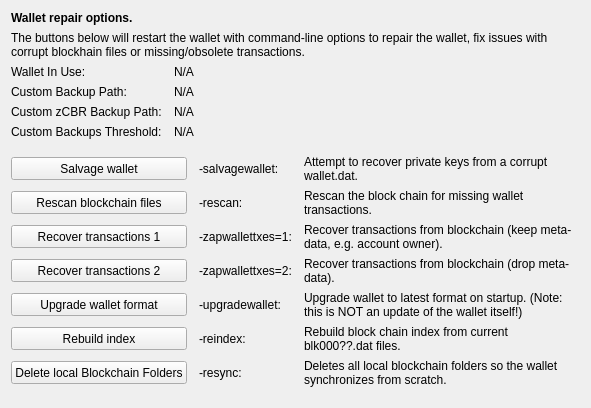
     <widget class="QWidget" name="tab_repair">
      <attribute name="title">
       <string>&amp;Wallet Repair</string>
      </attribute>
      <layout class="QGridLayout" name="gridLayout_4" columnstretch="0,0,0,0">
       <property name="horizontalSpacing">
        <number>12</number>
       </property>
       <item row="0" column="0" colspan="4">
        <widget class="QLabel" name="label_repair_header">
         <property name="font">
          <font>
           <weight>75</weight>
           <bold>true</bold>
          </font>
         </property>
         <property name="text">
          <string>Wallet repair options.</string>
         </property>
        </widget>
       </item>
       <item row="1" column="0" colspan="4">
        <widget class="QLabel" name="label_repair_helptext">
         <property name="font">
          <font>
           <weight>50</weight>
           <bold>false</bold>
          </font>
         </property>
         <property name="text">
          <string>The buttons below will restart the wallet with command-line options to repair the wallet, fix issues with corrupt blockhain files or missing/obsolete transactions.</string>
         </property>
         <property name="wordWrap">
          <bool>true</bool>
         </property>
        </widget>
       </item>
       <item row="2" column="0">
        <widget class="QLabel" name="wallet_path_label">
         <property name="text">
          <string>Wallet In Use:</string>
         </property>
        </widget>
       </item>
       <item row="2" column="1" colspan="3">
        <widget class="QLabel" name="wallet_path">
         <property name="cursor">
          <cursorShape>IBeamCursor</cursorShape>
         </property>
         <property name="text">
          <string>N/A</string>
         </property>
         <property name="textFormat">
          <enum>Qt::PlainText</enum>
         </property>
         <property name="textInteractionFlags">
          <set>Qt::LinksAccessibleByMouse|Qt::TextSelectableByKeyboard|Qt::TextSelectableByMouse</set>
         </property>
        </widget>
       </item>
       <item row="3" column="0">
        <widget class="QLabel" name="wallet_custombackuppath_label">
         <property name="text">
          <string>Custom Backup Path:</string>
         </property>
         <property name="visible">
          <bool>false</bool>
         </property>
        </widget>
       </item>
       <item row="3" column="1" colspan="3">
        <widget class="QLabel" name="wallet_custombackuppath">
         <property name="cursor">
          <cursorShape>IBeamCursor</cursorShape>
         </property>
         <property name="text">
          <string>N/A</string>
         </property>
         <property name="textFormat">
          <enum>Qt::PlainText</enum>
         </property>
         <property name="textInteractionFlags">
          <set>Qt::LinksAccessibleByMouse|Qt::TextSelectableByKeyboard|Qt::TextSelectableByMouse</set>
         </property>
         <property name="visible">
          <bool>false</bool>
         </property>
        </widget>
       </item>
       <item row="4" column="0">
        <widget class="QLabel" name="wallet_customzcbrbackuppath_label">
         <property name="text">
          <string>Custom zCBR Backup Path:</string>
         </property>
         <property name="visible">
          <bool>false</bool>
         </property>
        </widget>
       </item>
       <item row="4" column="1" colspan="3">
        <widget class="QLabel" name="wallet_customzcbrbackuppath">
         <property name="cursor">
          <cursorShape>IBeamCursor</cursorShape>
         </property>
         <property name="text">
          <string>N/A</string>
         </property>
         <property name="textFormat">
          <enum>Qt::PlainText</enum>
         </property>
         <property name="textInteractionFlags">
          <set>Qt::LinksAccessibleByMouse|Qt::TextSelectableByKeyboard|Qt::TextSelectableByMouse</set>
         </property>
         <property name="visible">
          <bool>false</bool>
         </property>
        </widget>
       </item>
       <item row="5" column="0">
        <widget class="QLabel" name="wallet_custombackupthreshold_label">
         <property name="text">
          <string>Custom Backups Threshold:</string>
         </property>
         <property name="visible">
          <bool>false</bool>
         </property>
        </widget>
       </item>
       <item row="5" column="1" colspan="3">
        <widget class="QLabel" name="wallet_custombackupthreshold">
         <property name="cursor">
          <cursorShape>IBeamCursor</cursorShape>
         </property>
         <property name="text">
          <string>N/A</string>
         </property>
         <property name="textFormat">
          <enum>Qt::PlainText</enum>
         </property>
         <property name="textInteractionFlags">
          <set>Qt::LinksAccessibleByMouse|Qt::TextSelectableByKeyboard|Qt::TextSelectableByMouse</set>
         </property>
         <property name="visible">
          <bool>false</bool>
         </property>
        </widget>
       </item>
       <item row="6" column="0">
        <spacer name="verticalSpacer_repair1">
         <property name="orientation">
          <enum>Qt::Vertical</enum>
         </property>
         <property name="sizeHint" stdset="0">
          <size>
           <width>10</width>
           <height>10</height>
          </size>
         </property>
        </spacer>
       </item>
       <item row="7" column="0" colspan="2">
        <widget class="QPushButton" name="btn_salvagewallet">
         <property name="minimumSize">
          <size>
           <width>100</width>
           <height>23</height>
          </size>
         </property>
         <property name="text">
          <string>Salvage wallet</string>
         </property>
        </widget>
       </item>
       <item row="7" column="2">
        <widget class="QLabel" name="label_repair_salvage_command">
         <property name="text">
          <string notr="true">-salvagewallet:</string>
         </property>
        </widget>
       </item>
       <item row="7" column="3">
        <widget class="QLabel" name="label_repair_salvage">
         <property name="text">
          <string>Attempt to recover private keys from a corrupt wallet.dat.</string>
         </property>
         <property name="wordWrap">
          <bool>true</bool>
         </property>
        </widget>
       </item>
       <item row="8" column="0" colspan="2">
        <widget class="QPushButton" name="btn_rescan">
         <property name="minimumSize">
          <size>
           <width>100</width>
           <height>23</height>
          </size>
         </property>
         <property name="text">
          <string>Rescan blockchain files</string>
         </property>
        </widget>
       </item>
       <item row="8" column="2">
        <widget class="QLabel" name="label_repair_rescan_command">
         <property name="text">
          <string notr="true">-rescan:</string>
         </property>
        </widget>
       </item>
       <item row="8" column="3">
        <widget class="QLabel" name="label_repair_rescan">
         <property name="text">
          <string>Rescan the block chain for missing wallet transactions.</string>
         </property>
         <property name="wordWrap">
          <bool>true</bool>
         </property>
        </widget>
       </item>
       <item row="9" column="0" colspan="2">
        <widget class="QPushButton" name="btn_zapwallettxes1">
         <property name="minimumSize">
          <size>
           <width>100</width>
           <height>23</height>
          </size>
         </property>
         <property name="text">
          <string>Recover transactions 1</string>
         </property>
        </widget>
       </item>
       <item row="9" column="2">
        <widget class="QLabel" name="label_repair_zap1_command">
         <property name="text">
          <string notr="true">-zapwallettxes=1:</string>
         </property>
        </widget>
       </item>
       <item row="9" column="3">
        <widget class="QLabel" name="label_repair_zap1">
         <property name="text">
          <string>Recover transactions from blockchain (keep meta-data, e.g. account owner).</string>
         </property>
         <property name="wordWrap">
          <bool>true</bool>
         </property>
        </widget>
       </item>
       <item row="10" column="0" colspan="2">
        <widget class="QPushButton" name="btn_zapwallettxes2">
         <property name="minimumSize">
          <size>
           <width>100</width>
           <height>23</height>
          </size>
         </property>
         <property name="text">
          <string>Recover transactions 2</string>
         </property>
        </widget>
       </item>
       <item row="10" column="2">
        <widget class="QLabel" name="label_repair_zap2_command">
         <property name="text">
          <string notr="true">-zapwallettxes=2:</string>
         </property>
        </widget>
       </item>
       <item row="10" column="3">
        <widget class="QLabel" name="label_repair_zap2">
         <property name="text">
          <string>Recover transactions from blockchain (drop meta-data).</string>
         </property>
         <property name="wordWrap">
          <bool>true</bool>
         </property>
        </widget>
       </item>
       <item row="11" column="0" colspan="2">
        <widget class="QPushButton" name="btn_upgradewallet">
         <property name="minimumSize">
          <size>
           <width>100</width>
           <height>23</height>
          </size>
         </property>
         <property name="text">
          <string>Upgrade wallet format</string>
         </property>
        </widget>
       </item>
       <item row="11" column="2">
        <widget class="QLabel" name="label_repair_upgrade_command">
         <property name="text">
          <string notr="true">-upgradewallet:</string>
         </property>
        </widget>
       </item>
       <item row="11" column="3">
        <widget class="QLabel" name="label_repair_upgrade">
         <property name="text">
          <string>Upgrade wallet to latest format on startup. (Note: this is NOT an update of the wallet itself!)</string>
         </property>
         <property name="wordWrap">
          <bool>true</bool>
         </property>
        </widget>
       </item>
       <item row="12" column="0" colspan="2">
        <widget class="QPushButton" name="btn_reindex">
         <property name="minimumSize">
          <size>
           <width>100</width>
           <height>23</height>
          </size>
         </property>
         <property name="text">
          <string>Rebuild index</string>
         </property>
        </widget>
       </item>
       <item row="12" column="2">
        <widget class="QLabel" name="label_repair_reindex_command">
         <property name="text">
          <string notr="true">-reindex:</string>
         </property>
        </widget>
       </item>
       <item row="12" column="3">
        <widget class="QLabel" name="label_repair_reindex">
         <property name="text">
          <string>Rebuild block chain index from current blk000??.dat files.</string>
         </property>
         <property name="wordWrap">
          <bool>true</bool>
         </property>
        </widget>
       </item>
       <item row="13" column="0" colspan="2">
        <widget class="QPushButton" name="btn_resync">
         <property name="minimumSize">
          <size>
           <width>100</width>
           <height>23</height>
          </size>
         </property>
         <property name="text">
          <string>Delete local Blockchain Folders</string>
         </property>
        </widget>
       </item>
       <item row="13" column="2">
        <widget class="QLabel" name="label_repair_resync_command">
         <property name="text">
          <string>-resync:</string>
         </property>
        </widget>
       </item>
       <item row="13" column="3">
        <widget class="QLabel" name="label_repair_resync">
         <property name="text">
          <string>Deletes all local blockchain folders so the wallet synchronizes from scratch.</string>
         </property>
         <property name="wordWrap">
          <bool>true</bool>
         </property>
        </widget>
       </item>
       <item row="14" column="0">
        <spacer name="verticalSpacer_repair2">
         <property name="orientation">
          <enum>Qt::Vertical</enum>
         </property>
         <property name="sizeHint" stdset="0">
          <size>
           <width>20</width>
           <height>10</height>
          </size>
         </property>
        </spacer>
       </item>
      </layout>
     </widget>
